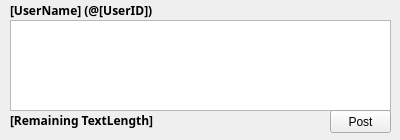
<?xml version="1.0" encoding="UTF-8"?>
<ui version="4.0">
 <class>MainWindow</class>
 <widget class="QMainWindow" name="MainWindow">
  <property name="geometry">
   <rect>
    <x>0</x>
    <y>0</y>
    <width>400</width>
    <height>140</height>
   </rect>
  </property>
  <property name="minimumSize">
   <size>
    <width>400</width>
    <height>140</height>
   </size>
  </property>
  <property name="maximumSize">
   <size>
    <width>400</width>
    <height>140</height>
   </size>
  </property>
  <property name="windowTitle">
   <string>[Dev] Mojatter</string>
  </property>
  <widget class="QWidget" name="centralWidget">
   <widget class="QTextEdit" name="PostEditor">
    <property name="geometry">
     <rect>
      <x>10</x>
      <y>20</y>
      <width>381</width>
      <height>91</height>
     </rect>
    </property>
   </widget>
   <widget class="QPushButton" name="PostButton">
    <property name="geometry">
     <rect>
      <x>330</x>
      <y>110</y>
      <width>61</width>
      <height>23</height>
     </rect>
    </property>
    <property name="text">
     <string>Post</string>
    </property>
   </widget>
   <widget class="QLabel" name="TextLengthIndicator">
    <property name="geometry">
     <rect>
      <x>10</x>
      <y>110</y>
      <width>151</width>
      <height>20</height>
     </rect>
    </property>
    <property name="font">
     <font>
      <family>游ゴシック</family>
      <weight>75</weight>
      <italic>false</italic>
      <bold>true</bold>
     </font>
    </property>
    <property name="layoutDirection">
     <enum>Qt::LeftToRight</enum>
    </property>
    <property name="text">
     <string>[Remaining TextLength]</string>
    </property>
   </widget>
   <widget class="QLabel" name="UserInformation">
    <property name="geometry">
     <rect>
      <x>10</x>
      <y>0</y>
      <width>221</width>
      <height>20</height>
     </rect>
    </property>
    <property name="font">
     <font>
      <family>游ゴシック</family>
      <weight>75</weight>
      <italic>false</italic>
      <bold>true</bold>
     </font>
    </property>
    <property name="layoutDirection">
     <enum>Qt::LeftToRight</enum>
    </property>
    <property name="text">
     <string>[UserName] (@[UserID])</string>
    </property>
   </widget>
  </widget>
 </widget>
 <layoutdefault spacing="6" margin="11"/>
 <resources/>
 <connections>
  <connection>
   <sender>PostEditor</sender>
   <signal>textChanged()</signal>
   <receiver>TextLengthIndicator</receiver>
   <slot>update()</slot>
   <hints>
    <hint type="sourcelabel">
     <x>200</x>
     <y>65</y>
    </hint>
    <hint type="destinationlabel">
     <x>85</x>
     <y>119</y>
    </hint>
   </hints>
  </connection>
 </connections>
</ui>
